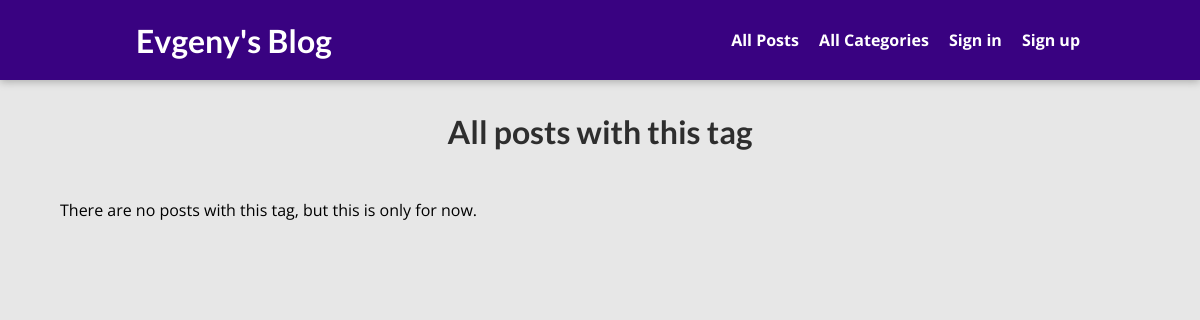
Page /categories/c-plus-plus on the earlier database version.
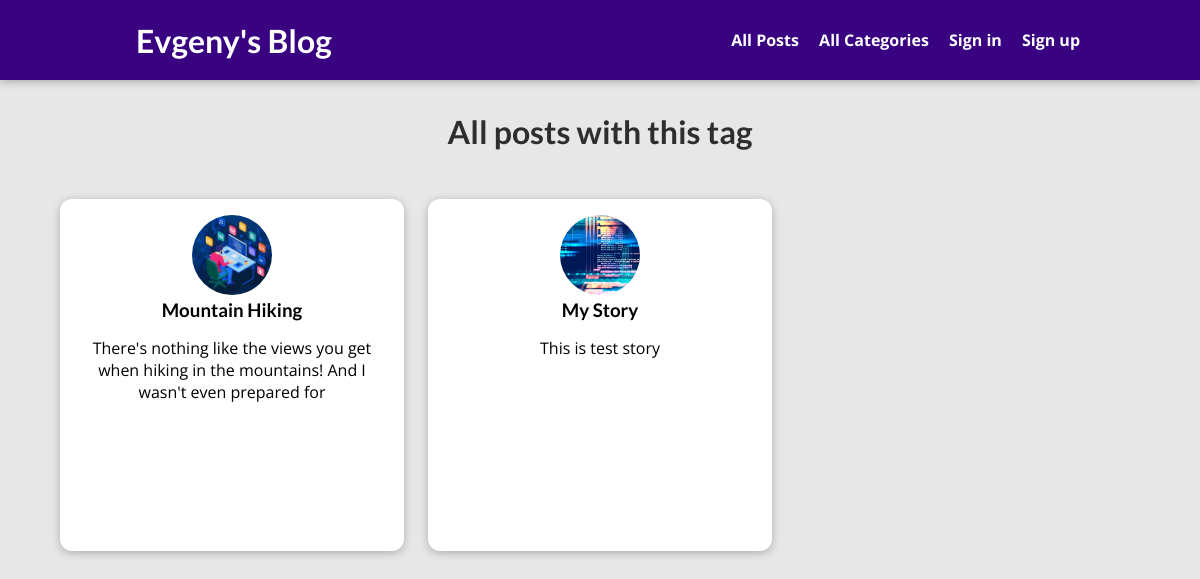
Same page on the later database version.
### blog/models.py (models this page shows, shortened)
class Post(models.Model):
    title = models.CharField(max_length=20)
    views = models.IntegerField(default=0)
    excerpt = models.CharField(max_length=100)
    image = models.ImageField(upload_to='posts', null=True)
    date = models.DateField(auto_now=True)
    time = models.TimeField(auto_now=True, null=True)
    slug = models.SlugField(unique=True)
    content = models.TextField(validators=[MinLengthValidator(10)])
    author = models.ForeignKey(Author, on_delete=models.SET_NULL, null=True, related_name="posts")
    tags = models.ManyToManyField(Tag)

### blog/views.py (the view)
# urls.py: path('categories/<slug:slug>', views.CategoryView.as_view(), name='category-page')
class CategoryView(View):
    def get(self, request, slug):
        posts = Post.objects.filter(tags__slug=slug)
        context = {
            'posts': posts
        }
        return render(request, 'blog/category.html', context)

### blog/templates/blog/category.html (shortened to what this page needs)
{% extends 'base.html' %}
{% load static %}
{% block css_files %}
    <link rel="stylesheet" href="{% static 'blog/all-posts.css' %}">
{% endblock %}
{% block content%}
    <section id="all-posts">
        <h2>All posts with this tag</h2>
        {% if posts %}
            <ul>
                {% for post in posts %}
                    {% include 'blog/includes/post.html' %}
                {% endfor %}
            </ul>
        {% else %}
            <p>There are no posts with this tag, but this is only for now.</p>
        {% endif %}
    </section>
{% endblock %}

### blog/templates/blog/includes/post.html
{% load static %}
{% block css_files%}
    <link rel="stylesheet" href="{% static 'blog/post.css'%}">
{% endblock %}
<li>
    <article class="post">
        <a href="{% url 'post-detail-page' post.slug %}">
            <img src="{{ post.image.url }}">
            <div class="post__content">
                <h3>{{ post.title }}</h3>
                <p>{{ post.excerpt }}</p>
            </div>
        </a>
    </article>
</li>

Differences in the rows shown:
now on this page (row edited): Post: image (picture), title "Mountain Hiking", excerpt "There's nothing like the views you get when hiking in the mountains! And I wasn't even prepared for"
now on this page (row edited): Post: image (picture), title "My Story", excerpt "This is test story"
Other differences:
text no longer shown: "There are no posts with this tag, but this is only for now."
